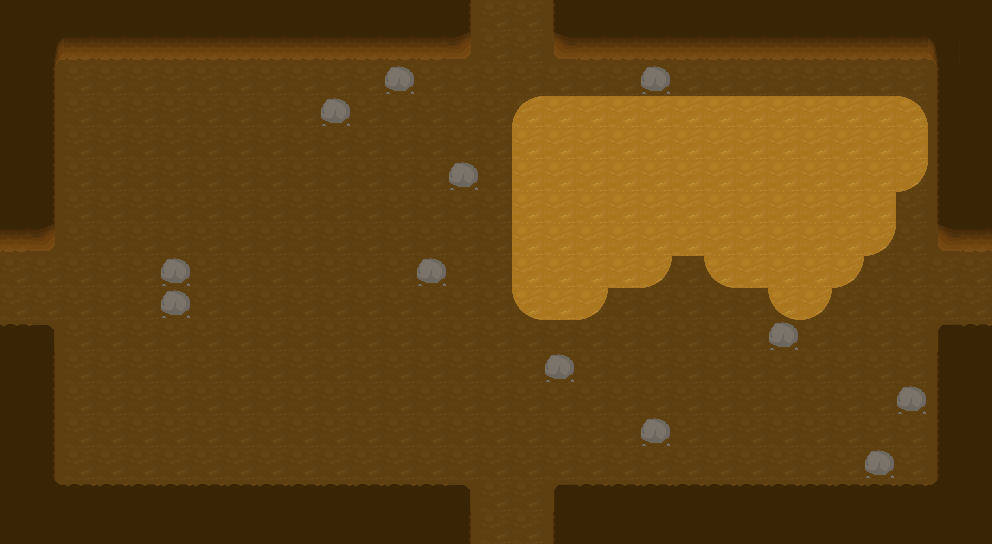

Rendered tile map (Tiled .tmx) drawn with the repository's tilesets; below, a short description and the full map source, tile grids included:
An orthogonal 31x17 tile map with 32x32 px tiles, 2 tile layers (Floor, Walls) and 2 objects.

<map version="1.0" orientation="orthogonal" renderorder="left-up" width="31" height="17" tilewidth="32" tileheight="32" nextobjectid="5">
 <tileset firstgid="1" name="Environment" tilewidth="32" tileheight="32" tilecount="512" columns="32">
  <image source="../../Textures/Tiles.png" width="1024" height="512" />
  <tile id="5" probability="0.05" />
 </tileset>
 <layer name="Floor" width="31" height="17">
  <data encoding="csv">
38,38,38,38,38,38,38,38,38,38,38,38,38,38,38,38,38,38,38,38,38,38,38,38,38,38,38,38,38,38,38,
38,38,38,38,38,38,38,38,38,38,38,38,38,38,38,38,38,38,38,38,38,38,38,38,38,38,38,38,38,38,38,
38,38,38,38,38,38,38,38,38,38,38,38,38,38,38,38,38,38,38,38,38,38,38,38,38,38,38,38,38,38,38,
38,38,38,38,38,38,38,38,38,38,38,38,38,38,38,38,361,395,395,395,395,395,395,395,395,395,395,395,362,38,38,
38,38,38,38,38,38,38,38,38,38,38,38,38,38,38,38,395,395,395,395,395,395,395,395,395,395,395,395,395,38,38,
38,38,38,38,38,38,38,38,38,38,38,38,38,38,38,38,395,395,395,395,395,395,395,395,395,395,395,395,394,38,38,
38,38,38,38,38,38,38,38,38,38,38,38,38,38,38,38,395,395,395,395,395,395,395,395,395,395,395,395,38,38,38,
38,38,38,38,38,38,38,38,38,38,38,38,38,38,38,38,395,395,395,395,395,395,395,395,395,395,395,394,38,38,38,
38,38,38,38,38,38,38,38,38,38,38,38,38,38,38,38,395,395,395,395,394,38,393,395,395,395,394,38,38,38,38,
38,38,38,38,38,38,38,38,38,38,38,38,38,38,38,38,393,395,394,38,38,38,38,38,393,394,38,38,38,38,38,
38,38,38,38,38,38,38,38,38,38,38,38,38,38,38,38,38,38,38,38,38,38,38,38,38,38,38,38,38,38,38,
38,38,38,38,38,38,38,38,38,38,38,38,38,38,38,38,38,38,38,38,38,38,38,38,38,38,38,38,38,38,38,
38,38,38,38,38,38,38,38,38,38,38,38,38,38,38,38,38,38,38,38,38,38,38,38,38,38,38,38,38,38,38,
38,38,38,38,38,38,38,38,38,38,38,38,38,38,38,38,38,38,38,38,38,38,38,38,38,38,38,38,38,38,38,
38,38,38,38,38,38,38,38,38,38,38,38,38,38,38,38,38,38,38,38,38,38,38,38,38,38,38,38,38,38,38,
38,38,38,38,38,38,38,38,38,38,38,38,38,38,38,38,38,38,38,38,38,38,38,38,38,38,38,38,38,38,38,
38,38,38,38,38,38,38,38,38,38,38,38,38,38,38,38,38,38,38,38,38,38,38,38,38,38,38,38,38,38,38
</data>
 </layer>
 <layer name="Walls" width="31" height="17">
  <data encoding="csv">
103,103,103,103,103,103,103,103,103,103,103,103,103,103,104,0,0,102,103,103,103,103,103,103,103,103,103,103,103,103,103,
103,39,135,135,135,135,135,135,135,135,135,135,135,135,136,0,0,134,135,135,135,135,135,135,135,135,135,135,135,40,103,
103,104,0,0,0,0,0,0,0,0,0,0,6,0,0,0,0,0,0,0,6,0,0,0,0,0,0,0,0,102,103,
103,104,0,0,0,0,0,0,0,0,6,0,0,0,0,0,0,0,0,0,0,0,0,0,0,0,0,0,0,102,103,
103,104,0,0,0,0,0,0,0,0,0,0,0,0,0,0,0,0,0,0,0,0,0,0,0,0,0,0,0,102,103,
103,104,0,0,0,0,0,0,0,0,0,0,0,0,6,0,0,0,0,0,0,0,0,0,0,0,0,0,0,102,103,
103,104,0,0,0,0,0,0,0,0,0,0,0,0,0,0,0,0,0,0,0,0,0,0,0,0,0,0,0,102,103,
135,136,0,0,0,0,0,0,0,0,0,0,0,0,0,0,0,0,0,0,0,0,0,0,0,0,0,0,0,134,135,
0,0,0,0,0,6,0,0,0,0,0,0,0,6,0,0,0,0,0,0,0,0,0,0,0,0,0,0,0,0,0,
0,0,0,0,0,6,0,0,0,0,0,0,0,0,0,0,0,0,0,0,0,0,0,0,0,0,0,0,0,0,0,
71,72,0,0,0,0,0,0,0,0,0,0,0,0,0,0,0,0,0,0,0,0,0,0,6,0,0,0,0,70,71,
103,104,0,0,0,0,0,0,0,0,0,0,0,0,0,0,0,6,0,0,0,0,0,0,0,0,0,0,0,102,103,
103,104,0,0,0,0,0,0,0,0,0,0,0,0,0,0,0,0,0,0,0,0,0,0,0,0,0,0,6,102,103,
103,104,0,0,0,0,0,0,0,0,0,0,0,0,0,0,0,0,0,0,6,0,0,0,0,0,0,0,0,102,103,
103,104,0,0,0,0,0,0,0,0,0,0,0,0,0,0,0,0,0,0,0,0,0,0,0,0,0,6,0,102,103,
103,8,71,71,71,71,71,71,71,71,71,71,71,71,72,0,0,70,71,71,71,71,71,71,71,71,71,71,71,7,103,
103,103,103,103,103,103,103,103,103,103,103,103,103,103,104,0,0,102,103,103,103,103,103,103,103,103,103,103,103,103,103
</data>
 </layer>
 <objectgroup name="Lights">
  <object id="4" x="710" y="158" width="55" height="48">
   <properties>
    <property name="blue" value="1" />
    <property name="brightness" value="1" />
    <property name="green" value="1" />
    <property name="red" value="1" />
   </properties>
  </object>
 </objectgroup>
 <objectgroup name="Entities">
  <object id="1" x="637" y="175" width="61" height="45">
   <properties>
    <property name="message" value="Hello, I'm an NPC. Welcome to the cave!\I need you to find something for me.\Please find it as soon as possible." />
    <property name="name" value="npc" />
   </properties>
  </object>
 </objectgroup>
</map>
